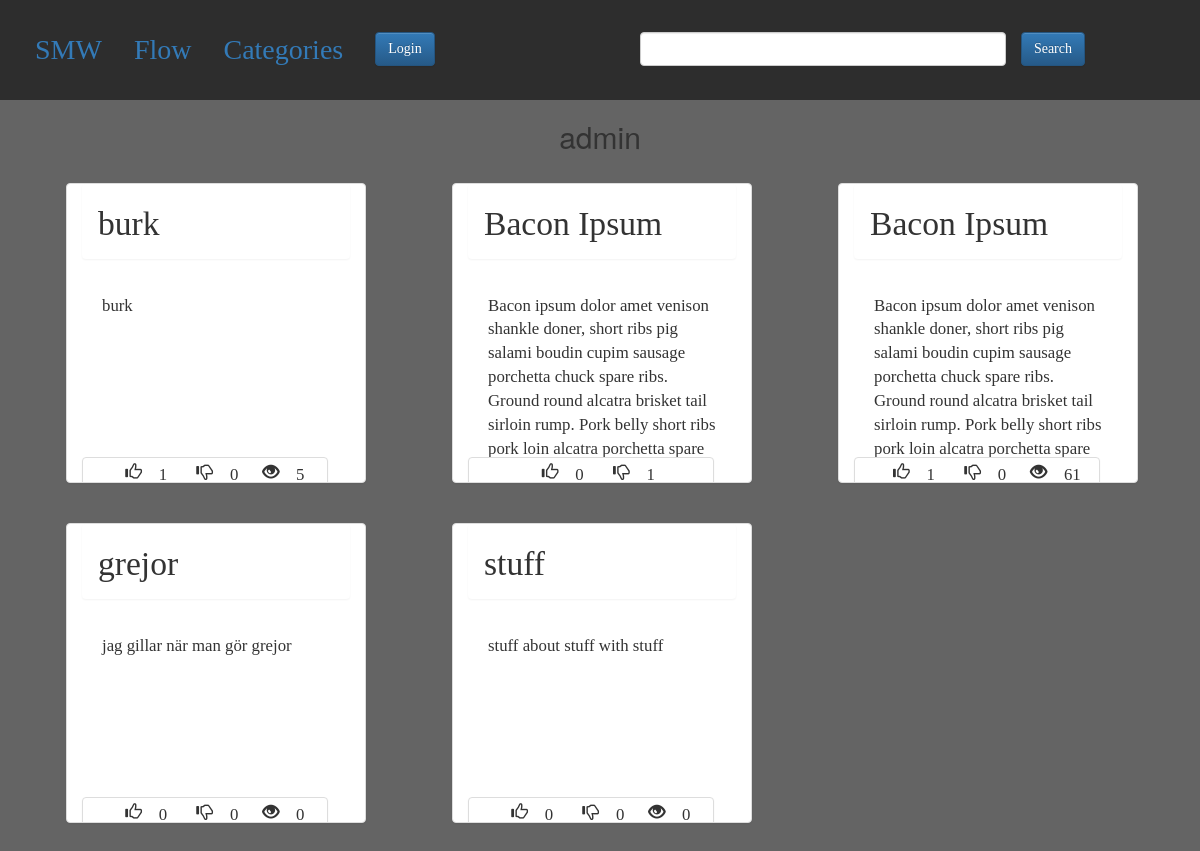
The page /user/1/ on the database its author committed.
### smw/models.py (models this page shows, shortened)
class Post(models.Model):
    User = models.ForeignKey(authUser, on_delete=models.CASCADE)
    Category = models.ForeignKey(Category, on_delete=models.CASCADE)
    Title = models.CharField(max_length=200)
    Idea = models.TextField(unique=True)
    Tags = models.CharField(max_length=200, blank=True, null=True)
    Views = models.IntegerField(default=0)
    Wants = models.ManyToManyField(authUser, related_name="Wants")
    Shlts = models.ManyToManyField(authUser, related_name="Shlts")
    Post_Date = models.DateTimeField(default=datetime.now)
    def comment_count(self):
         return self.comment_set.count()
    def Want_count(self):
        return self.Wants.all().count()
    def Shlt_count(self):
        return self.Shlts.all().count()

### attest/views.py (the view)
# urls.py: url(r'^(?P<pk>[0-9]+)/$', views.Detail, name='detail'),
def Detail(request, pk):
    usr = get_object_or_404(User, pk=pk)
    return render(request, "attest/detail.html", {"User":usr})

### attest/templates/attest/detail.html (shortened to what this page needs)
{% extends 'smw/base.html' %}
{% block body %}
<h2 id="myname">{{User.username}}</h2>
{% for idea in User.post_set.all %}
<div class=" panel panel-default col-lg-3 col-md-5 col-sm-11 col-xs-11 panelCust">
    <p class="panel panel-title  postTitle"><a href="{% url 'smw:post' idea.pk %}">{{idea.Title}}</a></p>
    <div class="panel-body postBod">
        <p>{{idea.Idea}}</p>
    </div>
    <center>
        <div class="panel panel-default col-md-11">
            <p class="glyphicon glyphicon-thumbs-up"> {{idea.Want_count}}</p>
            <p class="glyphicon glyphicon-thumbs-down"> {{idea.Shlt_count}}</p>
            <p class="glyphicon glyphicon-eye-open"> {{idea.Views}}</p>
        </div>
    </center>
</div>
{% endfor %}
{% endblock%}

### smw/templates/smw/base.html (shortened to what this page needs)
<!DOCTYPE html>
<html>
    <head>
        {% load staticfiles %}
        <link rel="stylesheet" href="https://maxcdn.bootstrapcdn.com/bootstrap/3.3.7/css/bootstrap.min.css">
        <link rel="stylesheet" href="https://maxcdn.bootstrapcdn.com/bootstrap/3.3.7/css/bootstrap-theme.min.css">
        <link rel="stylesheet" type="text/css" href="{% static 'smw/style.css' %}"/>
    </head>
    <body>
        <ul class="nav nav-pills">
            <li role="presentation"><a href="{% url 'smw:index' %}">SMW</a></li>
            <li role="presentation"><a href="{% url 'smw:flow' %}">Flow</a></li>
            <li role="presentation"><a href="{% url 'smw:categories' %}">Categories</a></li>
            {% if request.user.is_authenticated %}
            <li><a href="{% url 'smw:create' %}">Create</a></li>
            <li><a href="{% url 'attest:detail' request.user.pk %}">@ME</a></li>
            <li class="logout-box">{% include 'attest/logout_form.html' %}</li>
            {%else%}
            <li>
                <form action="{% url 'attest:lgn'%}">
                    <button class="btn btn-login btn-primary">Login</button>
                </form>
            </li>
            {%endif%}
            <form class="col-lg-5 col-md-5 col-sm-6 col-xs-8 search" role="search" method="post" action="{% url 'smw:search' %}">
                <input type="text" name="q" class="form-control search-field">
                <button type="submit" name="button" class="btn btn-mini btn-primary">Search</button>
            </form>
        </ul>
        {% block body %}
        {% endblock %}
    </body>
</html>

### smw/static/smw/style.css (style rules this page uses)
html { position: relative; min-height: 100%; }
* { padding: 0px; margin: 0px; box-sizing: border-box; font-family: "Lucida Console", serif; }
body { background-color: rgb(100, 100, 100); padding-bottom: 100px; }
.nav { background-color: rgb(45, 45, 45); font-size: 2em; padding: 20px; min-width: 320px; max-height: 200px; }
.search { padding-top: 12px; float: right; margin-right: 80px; }
h2#myname { text-align: center; }
.glyphicon { margin: 0px 0px 0px 15px; }
.btn { margin: 0px 0px 0px 15px; }
.btn-login { margin-top: 12px; }
form { display: flex; position: absolute; max-width: 475px; }
.panelCust { margin: 20px 20px 20px 5.5%; font-size: 1.2em; height: 400px; overflow: hidden; }
.panel-title { padding: 15px; }
.panel-body { overflow: hidden; word-break: keep-all; max-height: 280px; height: 50%; }
.postTitle { font-size: 2em; height: 25%; overflow: hidden; }
.postBod { margin-top: 20px; margin-left: 5px; }
.glyphicon-thumbs-up { padding: 5px; border-radius: 15px; }
.glyphicon-thumbs-down { padding: 5px; border-radius: 15px; }
@media screen and (max-width: 1200px) { .panelCust { height: 300px; } }
@media screen and (max-width: 1200px) { .panel-body { height: 60%; } }

### rows shown on the page
Post: Title "burk", Idea "burk", Want_count "1", Shlt_count "0", Views "5"
Post: Title "Bacon Ipsum", Idea "Bacon ipsum dolor amet venison shankle doner, short ribs pig salami boudin cupim sausage porchetta chuck spare ribs. Ground round alcatra brisket tail sirloin rump. Pork belly short ribs pork loin alcatra porchetta spare…", Want_count "0", Shlt_count "1"
Post: Title "Bacon Ipsum…", Idea "Bacon ipsum dolor amet venison shankle doner, short ribs pig salami boudin cupim sausage porchetta chuck spare ribs. Ground round alcatra brisket tail sirloin rump. Pork belly short ribs pork loin alcatra porchetta spare…", Want_count "1", Shlt_count "0", Views "61"
Post: Title "grejor", Idea "jag gillar när man gör grejor", Want_count "0", Shlt_count "0", Views "0"
Post: Title "stuff", Idea "stuff about stuff with stuff", Want_count "0", Shlt_count "0", Views "0"

### other values the page prints
{{ User.username }} "admin"
